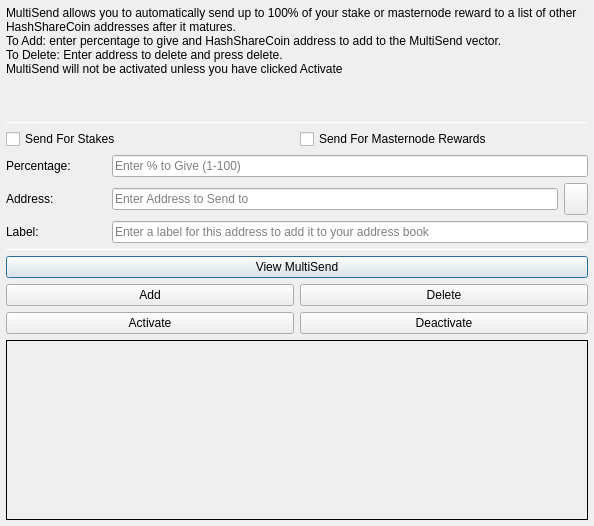
<?xml version="1.0" encoding="UTF-8"?>
<ui version="4.0">
 <class>MultiSendDialog</class>
 <widget class="QDialog" name="MultiSendDialog">
  <property name="windowModality">
   <enum>Qt::NonModal</enum>
  </property>
  <property name="geometry">
   <rect>
    <x>0</x>
    <y>0</y>
    <width>594</width>
    <height>526</height>
   </rect>
  </property>
  <property name="windowTitle">
   <string>MultiSend</string>
  </property>
  <layout class="QVBoxLayout" name="verticalLayout" stretch="0">
   <property name="margin">
    <number>6</number>
   </property>
   <item>
    <layout class="QVBoxLayout" name="verticalLayout_Main" stretch="1,1,1,0,1,1,1">
     <item>
      <widget class="QLabel" name="label_2">
       <property name="lineWidth">
        <number>1</number>
       </property>
       <property name="text">
        <string>MultiSend allows you to automatically send up to 100% of your stake or masternode reward to a list of other HashShareCoin addresses after it matures.
To Add: enter percentage to give and HashShareCoin address to add to the MultiSend vector.
To Delete: Enter address to delete and press delete.
MultiSend will not be activated unless you have clicked Activate</string>
       </property>
       <property name="alignment">
        <set>Qt::AlignLeading|Qt::AlignLeft|Qt::AlignTop</set>
       </property>
       <property name="wordWrap">
        <bool>true</bool>
       </property>
      </widget>
     </item>
     <item>
      <widget class="Line" name="line">
       <property name="minimumSize">
        <size>
         <width>0</width>
         <height>1</height>
        </size>
       </property>
       <property name="maximumSize">
        <size>
         <width>16777215</width>
         <height>1</height>
        </size>
       </property>
       <property name="orientation">
        <enum>Qt::Horizontal</enum>
       </property>
      </widget>
     </item>
     <item>
      <layout class="QVBoxLayout" name="verticalLayout_Settings">
       <item>
        <layout class="QHBoxLayout" name="horizontalLayout">
         <item>
          <widget class="QCheckBox" name="multiSendStakeCheckBox">
           <property name="text">
            <string>Send For Stakes</string>
           </property>
          </widget>
         </item>
         <item>
          <widget class="QCheckBox" name="multiSendMasternodeCheckBox">
           <property name="text">
            <string>Send For Masternode Rewards</string>
           </property>
          </widget>
         </item>
        </layout>
       </item>
       <item>
        <layout class="QHBoxLayout" name="horizontalLayout_6">
         <item>
          <widget class="QLabel" name="label">
           <property name="minimumSize">
            <size>
             <width>100</width>
             <height>0</height>
            </size>
           </property>
           <property name="toolTip">
            <string>Percentage of stake to send</string>
           </property>
           <property name="text">
            <string>Percentage:</string>
           </property>
          </widget>
         </item>
         <item>
          <widget class="QLineEdit" name="multiSendPercentEdit">
           <property name="toolTip">
            <string>Enter whole numbers 1 - 100</string>
           </property>
           <property name="placeholderText">
            <string>Enter % to Give (1-100)</string>
           </property>
          </widget>
         </item>
        </layout>
       </item>
       <item>
        <layout class="QHBoxLayout" name="horizontalLayout_7">
         <item>
          <widget class="QLabel" name="label_5">
           <property name="minimumSize">
            <size>
             <width>100</width>
             <height>0</height>
            </size>
           </property>
           <property name="toolTip">
            <string>Address to send portion of stake to</string>
           </property>
           <property name="text">
            <string>Address:</string>
           </property>
          </widget>
         </item>
         <item>
          <widget class="QLineEdit" name="multiSendAddressEdit">
           <property name="toolTip">
            <string/>
           </property>
           <property name="placeholderText">
            <string>Enter Address to Send to</string>
           </property>
          </widget>
         </item>
         <item>
          <widget class="QToolButton" name="addressBookButton">
           <property name="maximumSize">
            <size>
             <width>16777215</width>
             <height>32</height>
            </size>
           </property>
           <property name="toolTip">
            <string>Choose an address from the address book</string>
           </property>
           <property name="text">
            <string/>
           </property>
           <property name="icon">
            <iconset resource="../hashsharecoin.qrc">
             <normaloff>:/icons/address-book</normaloff>:/icons/address-book</iconset>
           </property>
           <property name="shortcut">
            <string>Alt+A</string>
           </property>
          </widget>
         </item>
        </layout>
       </item>
      </layout>
     </item>
     <item>
      <layout class="QHBoxLayout" name="horizontalLayout_3">
       <item>
        <widget class="QLabel" name="label_3">
         <property name="minimumSize">
          <size>
           <width>100</width>
           <height>0</height>
          </size>
         </property>
         <property name="text">
          <string>Label:</string>
         </property>
        </widget>
       </item>
       <item>
        <widget class="QLineEdit" name="labelAddressLabelEdit">
         <property name="placeholderText">
          <string>Enter a label for this address to add it to your address book</string>
         </property>
        </widget>
       </item>
      </layout>
     </item>
     <item>
      <widget class="Line" name="line_2">
       <property name="minimumSize">
        <size>
         <width>0</width>
         <height>1</height>
        </size>
       </property>
       <property name="maximumSize">
        <size>
         <width>16777215</width>
         <height>1</height>
        </size>
       </property>
       <property name="orientation">
        <enum>Qt::Horizontal</enum>
       </property>
      </widget>
     </item>
     <item>
      <layout class="QVBoxLayout" name="verticalLayout_Buttons">
       <item>
        <layout class="QHBoxLayout" name="horizontalLayout_4">
         <item>
          <widget class="QPushButton" name="viewButton">
           <property name="toolTip">
            <string/>
           </property>
           <property name="statusTip">
            <string>View MultiSend Vector</string>
           </property>
           <property name="text">
            <string>View MultiSend</string>
           </property>
          </widget>
         </item>
        </layout>
       </item>
       <item>
        <layout class="QHBoxLayout" name="horizontalLayout_2">
         <item>
          <widget class="QPushButton" name="addButton">
           <property name="toolTip">
            <string/>
           </property>
           <property name="statusTip">
            <string>Add to MultiSend Vector</string>
           </property>
           <property name="text">
            <string>Add</string>
           </property>
          </widget>
         </item>
         <item>
          <widget class="QPushButton" name="deleteButton">
           <property name="toolTip">
            <string/>
           </property>
           <property name="statusTip">
            <string>Delete Address From MultiSend Vector</string>
           </property>
           <property name="text">
            <string>Delete</string>
           </property>
          </widget>
         </item>
        </layout>
       </item>
       <item>
        <layout class="QHBoxLayout" name="horizontalLayout_5">
         <item>
          <widget class="QPushButton" name="activateButton">
           <property name="statusTip">
            <string>Activate MultiSend</string>
           </property>
           <property name="text">
            <string>Activate</string>
           </property>
          </widget>
         </item>
         <item>
          <widget class="QPushButton" name="disableButton">
           <property name="statusTip">
            <string>Deactivate MultiSend</string>
           </property>
           <property name="text">
            <string>Deactivate</string>
           </property>
          </widget>
         </item>
        </layout>
       </item>
      </layout>
     </item>
     <item>
      <widget class="QLabel" name="message">
       <property name="minimumSize">
        <size>
         <width>0</width>
         <height>180</height>
        </size>
       </property>
       <property name="frameShape">
        <enum>QFrame::Panel</enum>
       </property>
       <property name="frameShadow">
        <enum>QFrame::Plain</enum>
       </property>
       <property name="lineWidth">
        <number>1</number>
       </property>
       <property name="midLineWidth">
        <number>1</number>
       </property>
       <property name="text">
        <string/>
       </property>
       <property name="alignment">
        <set>Qt::AlignLeading|Qt::AlignLeft|Qt::AlignTop</set>
       </property>
       <property name="wordWrap">
        <bool>true</bool>
       </property>
      </widget>
     </item>
    </layout>
   </item>
  </layout>
 </widget>
 <resources>
  <include location="../hashsharecoin.qrc"/>
 </resources>
 <connections/>
</ui>
